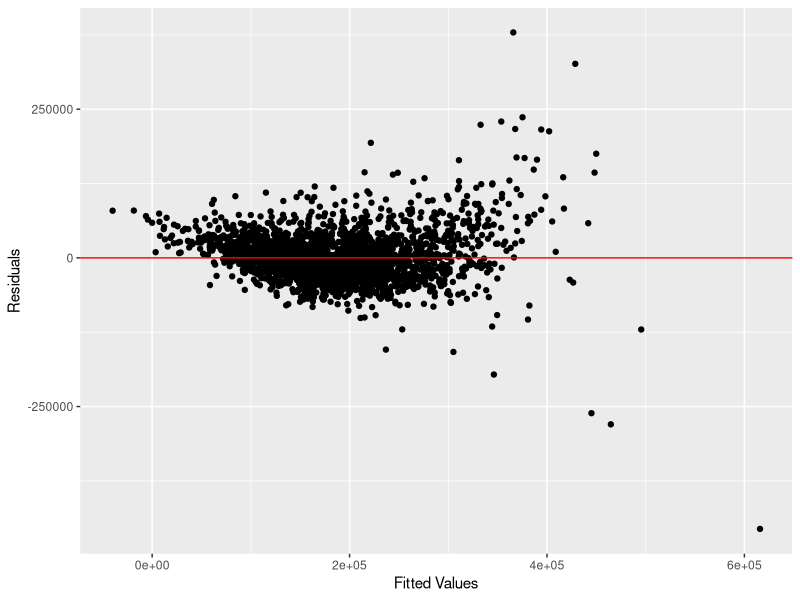
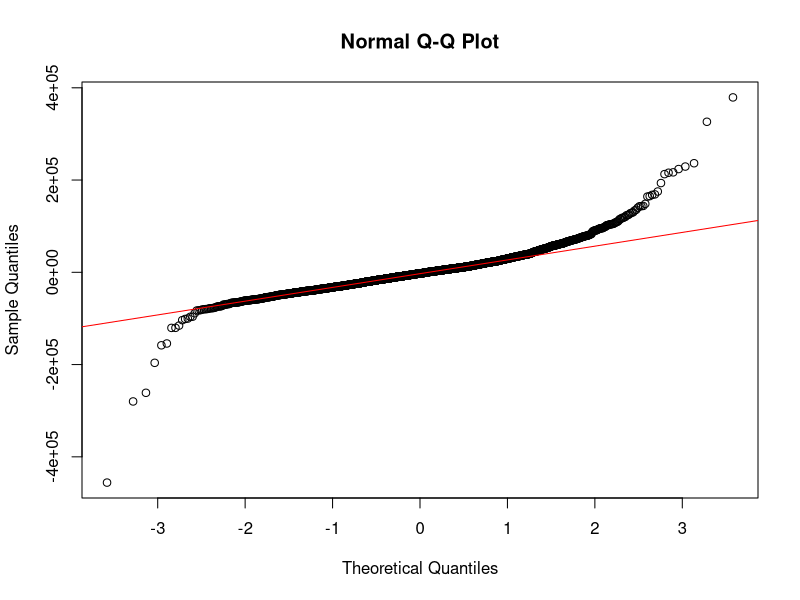

Write the R code that produced these figures, in order.
## ---- chunk 1
#| include: false
#| warning: false
#| message: false

library(tidyverse)
library(knitr)
## ---- chunk 2
#| include: false
#| warning: false
#| message: false

# Read data from cleaned data file
data <- read_csv(here::here("data", "cleaned_data.csv"))
## ---- chunk 3
#| include: false
#| warning: false
#| message: false

# Separate the dataset into two parts for better visualization
data1 <- data |> select(
  sale_price, lot_area, overall_qual, year_built, roof_style
)

data2 <- data |> select(
  mas_vnr_area, total_bsmt_sf, central_air, garage_area, misc_val
)
## ---- chunk 4
#| label: tbl-data-1
#| tbl-cap: Preview of Data (First Half)
#| echo: false
#| warning: false
#| message: false

# Visualize part of the dataset
kable(head(data1), format = "markdown")
## ---- chunk 5
#| label: tbl-data-2
#| tbl-cap: Preview of Data (Second Half)
#| echo: false
#| warning: false
#| message: false

# Visualize part of the dataset
kable(head(data2), format = "markdown")
## ---- chunk 6
#| echo: false
#| warning: false
#| message: false

# Generate a dataset that only consists numerical data

data_numerical <- data |>
  select(sale_price, lot_area, overall_qual, year_built,
         mas_vnr_area, total_bsmt_sf, garage_area, misc_val
  )
## ---- chunk 7
#| label: tbl-summary
#| tbl-cap: Summarize Table of Numerical Data
#| echo: false
#| warning: false
#| message: false

summary_table <- data.frame(
  Mean = round(apply(data_numerical, 2, mean), 2),
  Standard_Deviation = round(apply(data_numerical, 2, sd), 2),
  Median = round(apply(data_numerical, 2, median), 2)
)

kable(summary_table, format = "markdown")
## ---- chunk 8
#| echo: false
#| warning: false
#| message: false

# Convert variables to factors
data$central_air <- as.factor(data$central_air)
data$roof_style <- as.factor(data$roof_style)

# Fit the linear model
model <- lm(sale_price ~
              lot_area + overall_qual + year_built + roof_style +
              mas_vnr_area + total_bsmt_sf + central_air + garage_area +
              misc_val, data = data
)
## ---- chunk 9
#| label: fig-resid
#| fig-cap: Residual Plot
#| echo: false
#| warning: false
#| message: false

# Residual Plot
ggplot(data, aes(x = fitted(model), y = resid(model))) +
  geom_point() +
  geom_hline(yintercept = 0, col = "red") +
  xlab("Fitted Values") +
  ylab("Residuals")
## ---- chunk 10
#| label: fig-qq
#| fig-cap: Q-Q Plot
#| echo: false
#| warning: false
#| message: false

# QQ plot
qqnorm(resid(model))
qqline(resid(model), col = "red")
